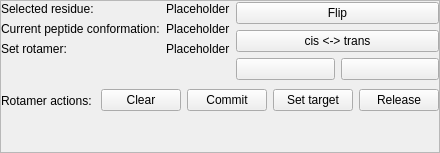
              <widget class="QFrame" name="_rebuild_sel_residue_frame">
               <property name="sizePolicy">
                <sizepolicy hsizetype="Preferred" vsizetype="Maximum">
                 <horstretch>0</horstretch>
                 <verstretch>0</verstretch>
                </sizepolicy>
               </property>
               <property name="minimumSize">
                <size>
                 <width>0</width>
                 <height>125</height>
                </size>
               </property>
               <property name="maximumSize">
                <size>
                 <width>16777215</width>
                 <height>250</height>
                </size>
               </property>
               <property name="frameShape">
                <enum>QFrame::StyledPanel</enum>
               </property>
               <property name="frameShadow">
                <enum>QFrame::Raised</enum>
               </property>
               <layout class="QVBoxLayout" name="verticalLayout_28" stretch="0,0,1">
                <property name="leftMargin">
                 <number>0</number>
                </property>
                <property name="topMargin">
                 <number>0</number>
                </property>
                <property name="rightMargin">
                 <number>0</number>
                </property>
                <property name="bottomMargin">
                 <number>0</number>
                </property>
                <item>
                 <widget class="QFrame" name="gridFrame">
                  <property name="sizePolicy">
                   <sizepolicy hsizetype="Preferred" vsizetype="Fixed">
                    <horstretch>0</horstretch>
                    <verstretch>0</verstretch>
                   </sizepolicy>
                  </property>
                  <property name="minimumSize">
                   <size>
                    <width>0</width>
                    <height>80</height>
                   </size>
                  </property>
                  <property name="maximumSize">
                   <size>
                    <width>16777215</width>
                    <height>80</height>
                   </size>
                  </property>
                  <property name="frameShape">
                   <enum>QFrame::NoFrame</enum>
                  </property>
                  <layout class="QGridLayout" name="gridLayout_10">
                   <property name="leftMargin">
                    <number>0</number>
                   </property>
                   <property name="topMargin">
                    <number>0</number>
                   </property>
                   <property name="rightMargin">
                    <number>0</number>
                   </property>
                   <property name="bottomMargin">
                    <number>0</number>
                   </property>
                   <item row="0" column="1">
                    <layout class="QVBoxLayout" name="verticalLayout_27">
                     <item>
                      <widget class="QPushButton" name="_rebuild_sel_res_pep_flip_button">
                       <property name="text">
                        <string>Flip</string>
                       </property>
                      </widget>
                     </item>
                     <item>
                      <widget class="QPushButton" name="_rebuild_sel_res_cis_trans_flip_button">
                       <property name="text">
                        <string>cis &lt;-&gt; trans</string>
                       </property>
                      </widget>
                     </item>
                     <item>
                      <layout class="QHBoxLayout" name="horizontalLayout_30">
                       <item>
                        <widget class="QPushButton" name="_rebuild_sel_res_last_rotamer_button">
                         <property name="text">
                          <string/>
                         </property>
                         <property name="icon">
                          <iconset resource="resources/resources.qrc">
                           <normaloff>:/newPrefix/reverse_icon.png</normaloff>:/newPrefix/reverse_icon.png</iconset>
                         </property>
                         <property name="iconSize">
                          <size>
                           <width>18</width>
                           <height>18</height>
                          </size>
                         </property>
                        </widget>
                       </item>
                       <item>
                        <widget class="QPushButton" name="_rebuild_sel_res_next_rotamer_button">
                         <property name="text">
                          <string/>
                         </property>
                         <property name="icon">
                          <iconset resource="resources/resources.qrc">
                           <normaloff>:/newPrefix/play_icon.png</normaloff>:/newPrefix/play_icon.png</iconset>
                         </property>
                         <property name="iconSize">
                          <size>
                           <width>18</width>
                           <height>18</height>
                          </size>
                         </property>
                        </widget>
                       </item>
                      </layout>
                     </item>
                    </layout>
                   </item>
                   <item row="0" column="0">
                    <layout class="QFormLayout" name="formLayout_6">
                     <item row="0" column="0">
                      <widget class="QLabel" name="label_24">
                       <property name="text">
                        <string>Selected residue:</string>
                       </property>
                      </widget>
                     </item>
                     <item row="0" column="1">
                      <widget class="QLabel" name="_rebuild_sel_residue_info">
                       <property name="text">
                        <string>Placeholder</string>
                       </property>
                      </widget>
                     </item>
                     <item row="2" column="1">
                      <widget class="QLabel" name="_rebuild_sel_res_pep_info">
                       <property name="text">
                        <string>Placeholder</string>
                       </property>
                      </widget>
                     </item>
                     <item row="2" column="0">
                      <widget class="QLabel" name="label_25">
                       <property name="text">
                        <string>Current peptide conformation:</string>
                       </property>
                      </widget>
                     </item>
                     <item row="3" column="0">
                      <widget class="QLabel" name="label_28">
                       <property name="text">
                        <string>Set rotamer:</string>
                       </property>
                      </widget>
                     </item>
                     <item row="3" column="1">
                      <widget class="QLabel" name="_rebuild_sel_res_rot_info">
                       <property name="text">
                        <string>Placeholder</string>
                       </property>
                      </widget>
                     </item>
                    </layout>
                   </item>
                  </layout>
                 </widget>
                </item>
                <item>
                 <widget class="QFrame" name="horizontalFrame">
                  <property name="sizePolicy">
                   <sizepolicy hsizetype="Preferred" vsizetype="Fixed">
                    <horstretch>0</horstretch>
                    <verstretch>0</verstretch>
                   </sizepolicy>
                  </property>
                  <property name="minimumSize">
                   <size>
                    <width>0</width>
                    <height>25</height>
                   </size>
                  </property>
                  <property name="maximumSize">
                   <size>
                    <width>16777215</width>
                    <height>25</height>
                   </size>
                  </property>
                  <property name="frameShape">
                   <enum>QFrame::NoFrame</enum>
                  </property>
                  <layout class="QHBoxLayout" name="horizontalLayout_39" stretch="0,0,0,0,0">
                   <property name="sizeConstraint">
                    <enum>QLayout::SetMaximumSize</enum>
                   </property>
                   <property name="leftMargin">
                    <number>0</number>
                   </property>
                   <property name="topMargin">
                    <number>0</number>
                   </property>
                   <property name="rightMargin">
                    <number>0</number>
                   </property>
                   <property name="bottomMargin">
                    <number>0</number>
                   </property>
                   <item>
                    <widget class="QLabel" name="label_45">
                     <property name="text">
                      <string>Rotamer actions: </string>
                     </property>
                    </widget>
                   </item>
                   <item>
                    <widget class="QPushButton" name="_rebuild_sel_res_rot_discard_button">
                     <property name="text">
                      <string>Clear</string>
                     </property>
                    </widget>
                   </item>
                   <item>
                    <widget class="QPushButton" name="_rebuild_sel_res_rot_commit_button">
                     <property name="text">
                      <string>Commit</string>
                     </property>
                    </widget>
                   </item>
                   <item>
                    <widget class="QPushButton" name="_rebuild_sel_res_rot_target_button">
                     <property name="text">
                      <string>Set target</string>
                     </property>
                    </widget>
                   </item>
                   <item>
                    <widget class="QPushButton" name="_rebuild_sel_res_rot_release_button">
                     <property name="text">
                      <string>Release</string>
                     </property>
                    </widget>
                   </item>
                  </layout>
                 </widget>
                </item>
                <item>
                 <spacer name="verticalSpacer_5">
                  <property name="orientation">
                   <enum>Qt::Vertical</enum>
                  </property>
                  <property name="sizeHint" stdset="0">
                   <size>
                    <width>20</width>
                    <height>40</height>
                   </size>
                  </property>
                 </spacer>
                </item>
               </layout>
              </widget>
